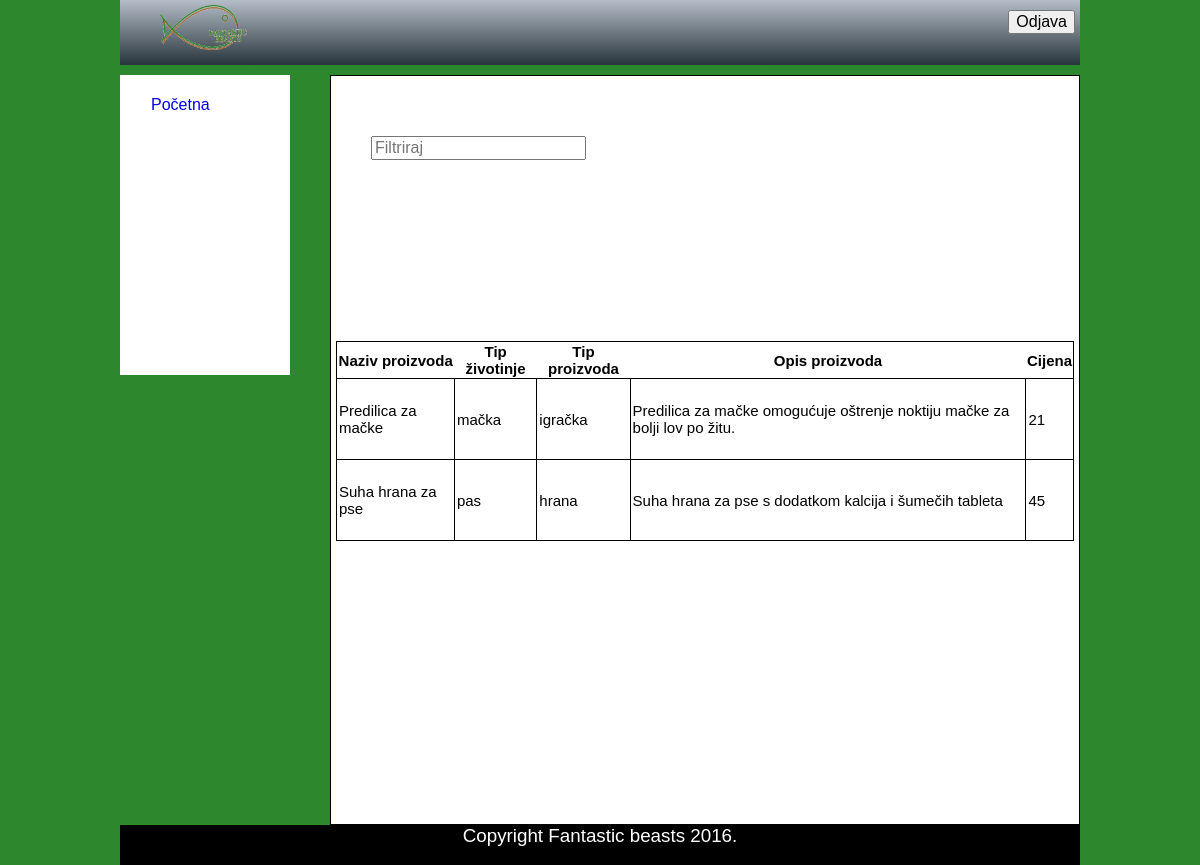
Screenshot of /popis_proizvoda.php with the database file from the repository.
### tables this page shows
CREATE TABLE `proizvodi` (
  `naziv_proizvoda` text NOT NULL,
  `tip_životinje` varchar(255) NOT NULL,
  `tip_proizvoda` varchar(255) NOT NULL,
  `opis_proizvoda` text NOT NULL,
  `cijena` double NOT NULL
);

### popis_proizvoda.php (the view, shortened to what this page needs)
<!DOCTYPE html>
<html>
	<head>
		<link rel="stylesheet" href="style2.css" />
		<link rel="stylesheet" href="grid.css" />
		<link rel="stylesheet" href="normalize.css" />
	</head>
	<body class="body">
		<div class="row">
				<header class="header_user">
					<div class="logo_user column column-4">
						<a href="user.php"><img src="logo.png" alt="logo životinje"/></a>
					</div>
					<div id="odjava" >
						<input type="Button" name="odjava" value="Odjava"/>
					</div>
				</header>
				<div class="main_proizvodi">
					<nav class="nav">
						<ul>
							<li><a href="user.php">Početna</a></li>
						</ul>
					</nav>
					<div class="text_proizvodi">
						<div class="filter">
							<input type="search" class="light-table-filter" data-table="table" placeholder="Filtriraj" />
							<br><br>
						</div>
						<table class="table">
							<thead>
								<th>Naziv proizvoda</th>
								<th>Tip životinje</th>
								<th>Tip proizvoda</th>
								<th>Opis proizvoda</th>
								<th>Cijena</th>
							</thead>
							<?php
								$con = mysqli_connect("localhost","root","","fantastic_db") or die ("Niste  povezani s bazom");
								mysqli_set_charset($con,"utf8");
								$query = mysqli_query($con,"SELECT * FROM proizvodi");
							 	while($rez = mysqli_fetch_array($query)){
							 		echo '<tr>';
									echo '<td>'.$rez['naziv_proizvoda'].'</td>';
									echo '<td>'.$rez['tip_životinje'].'</td>';
									echo '<td>'.$rez['tip_proizvoda'].'</td>';
									echo '<td>'.$rez['opis_proizvoda'].'</td>';
									echo '<td>'.$rez['cijena'].'</td>';
									echo '</tr>';
							 	}
								echo '</table>';
						?>
					</div>
				</div>
				<footer class="footer">
					<p> Copyright Fantastic beasts 2016.</p>
				</footer>
		</div>
	</body>
</html>

### style2.css (style rules this page uses)
.body { background-color:#2D882D; min-height:759px; }
.header_user { height:65px; background: linear-gradient(to bottom, #b5bdc8 0%,#828c95 36%,#28343b 100%); width:100%; }
.logo_user img { width:89px; height:45px; margin-top:5px; padding-left:30px; }
#odjava { float:right; margin-top:10px; margin-right:5px; }
.nav { width:170px; min-height: 300px; float:left; display: block; margin-left:0; background-color: #ffffff; }
.nav ul { margin-left:-9px; }
.nav li { list-style: none; padding-top: 5px; }
.nav li a { text-decoration: none; }
.main_proizvodi { margin-top: 10px; position: relative; width:100%; height:auto; background-color: white; }
.text_proizvodi { width:750px; min-height:750px; float:right; box-sizing: border-box; border:1px solid black; background-color: #ffffff; }
.table { font-size: 15px; margin:5px; height:200px; }
.table tr,td { border:1px solid black; min-height:60px; padding: 2px; }
.filter { min-height: 200px; margin-left: 40px; margin-top: 60px; }
.footer { clear:both; margin-top:10px; width:100%; background-color: black; color:white; text-align: center; font-size:1.175em; min-height:40px; }
.footer p { margin-top:4px; }

### grid.css (style rules this page uses)
.row:before, .row:after, .column:before, .column:after, .cf:before, .cf:after { content: " "; display: table; }
.row:after, .column:after, .cf:after { clear: both; }
.row, .column, .cf { *zoom: 1; }
.column-4 { width: 31.25%; }
.column { margin: 0 10px; float: left; box-sizing:border-box; }
.row { max-width: 960px; margin: 0 auto; }

### rows the page displays
proizvodi: naziv_proizvoda "Predilica za mačke", tip_životinje "mačka", tip_proizvoda "igračka", opis_proizvoda "Predilica za mačke omogućuje oštrenje noktiju mačke za bolji lov po žitu.", cijena "21"
proizvodi: naziv_proizvoda "Suha hrana za pse", tip_životinje "pas", tip_proizvoda "hrana", opis_proizvoda "Suha hrana za pse s dodatkom kalcija i šumečih tableta", cijena "45"
